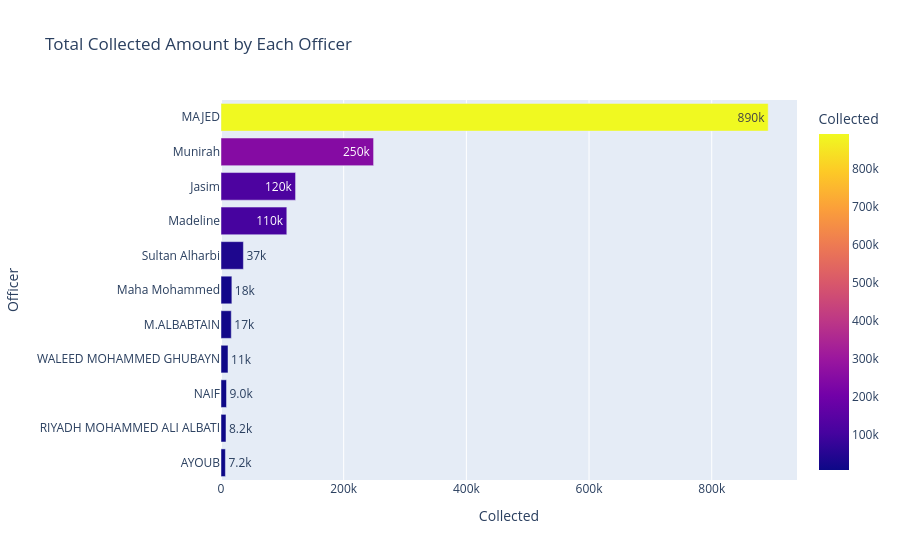

The code cell stored with this chart in its notebook:
### Code cell
fig= px.bar(
    collected_per_officer,
    x="Collected",
    y="Officer",
    orientation="h",
    color="Collected",
    title="Total Collected Amount by Each Officer",
    text_auto=".2s"
)

fig.update_layout(yaxis={'categoryorder':'total ascending'})
fig.show()

### Figure 1 — Plotly figure (JSON) as saved in the notebook; plotly's stock layout.template omitted (floating-point values rounded to 4 significant figures)
{"data": [{"alignmentgroup": "True", "hovertemplate": "Collected=%{marker.color}<br>Officer=%{y}<extra></extra>", "legendgroup": "", "marker": {"color": [892100.0, 248700.0, 121600.0, 107293, 36520.0, 17720.0, 16760.0, 11461, 8989.0, 8158, 7176.0], "coloraxis": "coloraxis", "pattern": {"shape": ""}}, "name": "", "offsetgroup": "", "orientation": "h", "showlegend": false, "textposition": "auto", "texttemplate": "%{x:.2s}", "type": "bar", "x": [892100.0, 248700.0, 121600.0, 107293, 36520.0, 17720.0, 16760.0, 11461, 8989.0, 8158, 7176.0], "xaxis": "x", "y": ["MAJED", "Munirah", "Jasim", "Madeline", "Sultan Alharbi", "Maha Mohammed", "M.ALBABTAIN", "WALEED MOHAMMED GHUBAYN", "NAIF", "RIYADH MOHAMMED ALI ALBATI", "AYOUB"], "yaxis": "y"}], "layout": {"barmode": "relative", "coloraxis": {"colorbar": {"title": {"text": "Collected"}}, "colorscale": [[0, "#0d0887"], [0.1111, "#46039f"], [0.2222, "#7201a8"], [0.3333, "#9c179e"], [0.4444, "#bd3786"], [0.5556, "#d8576b"], [0.6667, "#ed7953"], [0.7778, "#fb9f3a"], [0.8889, "#fdca26"], [1, "#f0f921"]]}, "legend": {"tracegroupgap": 0}, "title": {"text": "Total Collected Amount by Each Officer"}, "xaxis": {"anchor": "y", "domain": [0, 1], "title": {"text": "Collected"}}, "yaxis": {"anchor": "x", "categoryorder": "total ascending", "domain": [0, 1], "title": {"text": "Officer"}}}}
